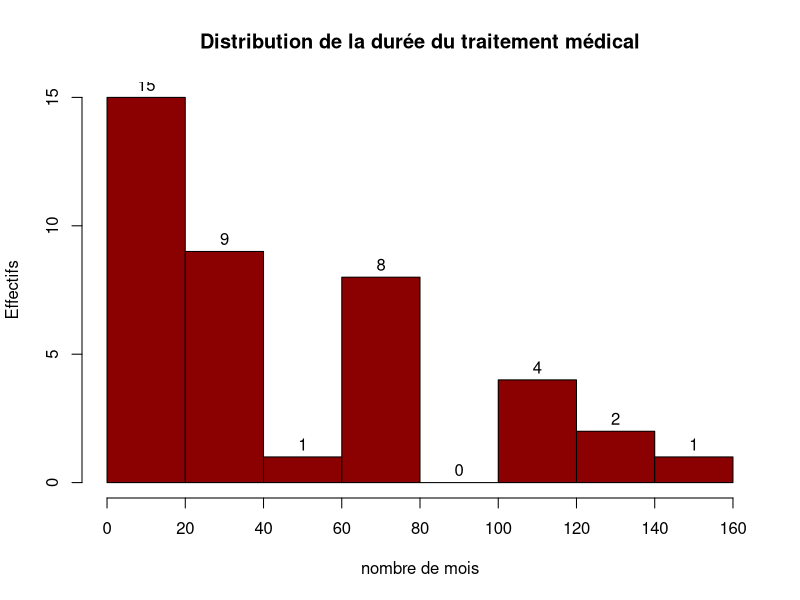
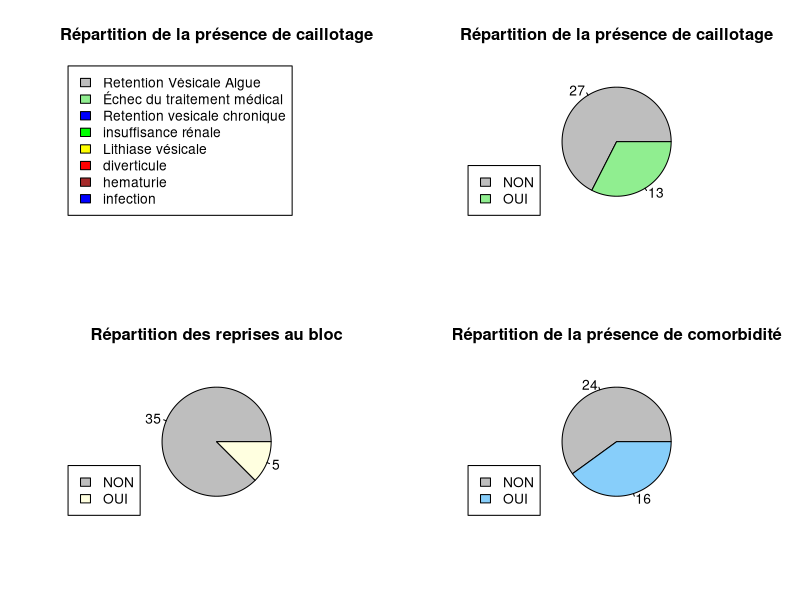

Generate these figures, in order, with R:
VAPOR = read.csv("data/VAPOR.csv", header = TRUE)

#RTUPB et VBBPS, methode similaire, peuvent être traité comme un seul ensemble de données
VBBPS = read.csv("data/VBBPS.csv", header = TRUE)
RTUPB = read.csv("data/RTUPB.csv", header = TRUE)

##extraction des colonnes pour traitement pré-operatoire 
#(seulement colonne 1 à 20 : de "age" à "reprise au bloc"
preOpVap = VAPOR[,c(1:20)]

preOpRtu = RTUPB[,c(1:20)]
preOpVbb = VBBPS[,c(1:20)]
#concatenation car methode similaire (traitée comme un seul ensemble de données).
preOp_RtETVb = rbind(preOpRtu, preOpVbb)


##recupère les labels des variables
labelsPreOp = colnames(preOpVap)


##pré OP => état de santé des patients à l'arrivé (état + ou - en forme)
## tous des cancers de la prostate avec degrée + ou - sevère
## trouver des critères qui distinguent les groupes de patients


##POST op => même combat

##Analyse descriptive###

  ##Pré-op VAPOR 
nrow(preOpVap)
# 40 individus dans la méthode VAPOR


mean(preOpVap$Age..ans.)
sd(preOpVap$Age..ans.)
## etude porte sur personne agés


hist(preOpVap$Durée.traitement.médical..mois.,main="Distribution de la durée du traitement médical",
     ylab="Effectifs",xlab="nombre de mois", xaxt="n", ylim=c(0,15),col="darkred",  labels = TRUE)
axis(1,seq(0,160,20))



table(preOpVap$Evenement.H.D, preOpVap$Transfusion.PerO)
##si il ya une perturbation arterielle durant Op,il y a eu transfusion
## ici seulement 2 transfusions sur les 40 patients


##IPSS => plus c'est élevé, plus patient gené
table(preOpVap$IPSS.P.O)

##QOL => plus c'est élevé, plus patient insatisfait
table(preOpVap$QoL.P.O)



par(mfrow=c(2,2))
indication = table(preOpVap$Indication)
colorsIndic = c("gray","lightgreen","blue","green","yellow","red","brown", "blue")

labelIndic = c("Retention Vésicale Algue",
               "Échec du traitement médical",
               "Retention vesicale chronique",
               "insuffisance rénale",
               "Lithiase vésicale",
               "diverticule",
               "hematurie",
               "infection")


pie(indication, labels=indication, col=colorsIndic, main="Répartition de la présence de caillotage")
legend("bottomleft", xpd = TRUE, legend = labelIndic, fill=colorsIndic)



caillotage = table(preOpVap$caillotage)
colors = c("gray","lightgreen")
pie(caillotage, labels=caillotage, col=colors, main="Répartition de la présence de caillotage")
legend("bottomleft", xpd = TRUE, legend = c("NON", "OUI"), fill=colors)


reprise = table(preOpVap$reprise.au.bloc)
colors = c("gray","lightyellow")
pie(reprise, labels=reprise, col=colors, main="Répartition des reprises au bloc")
legend("bottomleft", xpd = TRUE, legend = c("NON", "OUI"), fill=colors)


comorb = table(preOpVap$Comorbidité.CardioVx)
colors = c("gray","lightskyblue")
pie(comorb, labels=comorb, col=colors, main="Répartition de la présence de comorbidité")
legend("bottomleft", xpd = TRUE, legend = c("NON", "OUI"), fill=colors)



## pour les dissimilarité, utilisé daisy (pour donnée hétérogène)
## cmdscale
## library(cluster)


## utilisé au moins de méthode pour faire découpage des classes
## puis regardé si couple elem dans premier découpage se trouve dans une seul classe du deuxieme découpage ou pas
## ex P1 : 4classes, P2: 3classes
## confronter 2 partitions => rand(P1, P2)







